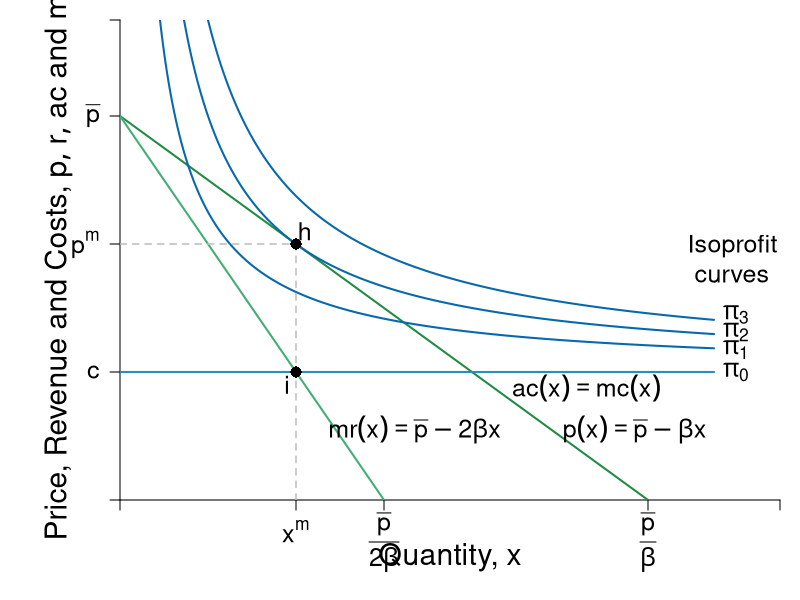

The R script that drew this image:
#Graph Designer: Simon Halliday + Scott Cohn
#Authors: Bowles and Halliday
#Title: Coordination, Conflict and Competition: A Text in Microeconomics

require(shape)
pdf(file = "firmmarketsupply/isoprofit_monopoly_A.pdf", width = 9, height = 7)

#Set parameters for graphics
axislabelsize <- 1.8
labelsize <- 1.5
namesize <- 1.8
annotatesize <- 1.5
graphlinewidth <- 2
segmentlinewidth <- 1.5

COL <- c("#7fc97f", "#beaed4", "#fdc086", "#ffff99", "#386cb0", "#f0027f", "#bf5b17", "#666666")
COLA <- c("#e0f3db", "#99d8c9","#66c2a4","#41ae76", "#238b45", "#005824")
COLB <- c("#c6dbef", "#4eb3d3", "#2b8cbe", "#0868ac","#084081")

#Edited the margins to cater for the larger LHS labels
par(mar =  c(5, 6, 1, 1))

AvgRevenue <- function(x, rmax = 12, xmax = 12){
  rmax - (rmax/xmax)*x
}

MRevenue <- function(x, rmax = 12, xmax = 12){
  rmax - 2*(rmax/xmax)*x
}

AvgCost <- function(x, c0 = 2, c1 = 4){
  c0/x + c1
}

# From CORE
IsoProf <- function(x, k = 0, c0 = 2, c1 = 4){
  AvgCost(x) + k/x
}

xlims <- c(0, 15)
ylims <- c(0, 15)

npts <- 501 
x <- seq(xlims[1], xlims[2], length.out = npts)
y <- seq(ylims[1], ylims[2], length.out = npts) 
a <- c(13, 16.75, 19.25)

plot(0, 0, xlim = xlims, ylim = ylims, type = "n",
     xlab = expression(paste("")),
     ylab = expression(paste("")), 
     xaxt = "n", 
     yaxt = "n", 
     cex.lab = axislabelsize, 
     bty = "n",
     xaxs = "i", 
     yaxs = "i")


ticksy <- c(0, 4, AvgRevenue(x = 4), 12, ylims[2])
ylabels <- c(NA, expression(paste(c)), expression(paste(p^{m})), expression(paste(bar(p))), NA)
ticksx <- c(0, 4, 6, 12, xlims[2])
xlabels <- c(NA, expression(paste(x^{m})), expression(paste(frac(bar(p),2*beta))), expression(paste(frac(bar(p),beta))), NA)

axis(1, at = ticksx, pos = 0, labels = FALSE)
text(x = c(0, 4, 6, 12, xlims[2]), par("usr")[3] - 0.4, labels = xlabels, srt = 0, pos = 1, xpd = TRUE, cex = labelsize)
axis(2, at = ticksy, pos = 0, labels = ylabels, las = 1, cex.axis = labelsize)

npts <- 500 
xx1 <- seq(xlims[1], xlims[2], length.out = npts)
xx2 <- seq(xlims[1], xlims[2] - 1.5, length.out = npts)
xx3 <- seq(2, 6, length.out = npts)

lines(xx1, AvgRevenue(xx1, rmax = 12, xmax = 12), col = COLA[5], lwd = graphlinewidth)
lines(xx1, MRevenue(xx1, rmax = 12, xmax = 12), col = COLA[4], lwd = graphlinewidth)
lines(xx2, IsoProf(xx2, k = 14), col = COLB[4], lwd = graphlinewidth)

# Iso Prof --- Too high/too low
lines(xx2, IsoProf(xx2, k = 8), col = COLB[4], lwd = graphlinewidth)
lines(xx2, IsoProf(xx2, k = 20), col = COLB[4], lwd = graphlinewidth)

#Label the axes
text(0.5*(xlims[2]), -1.8, expression(paste("Quantity, ", x)), xpd = TRUE, cex = axislabelsize) 
#text(0.5*(xlims[2]), -1.8, expression(paste("Quantity of output, ", x)), xpd = TRUE, cex = axislabelsize) 
text(-1.4, 0.5*ylims[2], expression(paste("Price, Revenue and Costs, ", list(p, r, ac), " and ", mc)), xpd = TRUE, cex = axislabelsize, srt = 90) 

#Label curves
text(xlims[2] - 1, 7, expression(paste("Isoprofit \n curves")), cex = labelsize)
text(10.6, 3.5, expression(paste(ac(x) == mc(x))), cex = labelsize)
text(11.7, 2.2, expression(paste(p(x) == bar(p) - beta*x)), cex = labelsize)
text(6.7, 2.2, expression(paste(mr(x) == bar(p) - 2*beta*x)), cex = labelsize)

text(xlims[2] - 1, 5.8, expression(paste(pi[3])), cex = labelsize)
text(xlims[2] - 1, 5.25, expression(paste(pi[2])), cex = labelsize)
text(xlims[2] - 1, 4.7, expression(paste(pi[1])), cex = labelsize)
text(xlims[2] - 1, 4, expression(paste(pi[0])), cex = labelsize)

#Draw segments for total costs
segments(0, AvgRevenue(x = 4), 4, AvgRevenue(x = 4), lty = 2, col = "gray" , lwd = segmentlinewidth)
segments(4, 0, 4, AvgRevenue(x = 4), lty = 2, col = "gray" , lwd = segmentlinewidth)

segments(0, 4, xlims[2] - 1.5, 4, lty = 1, col = COLB[3] , lwd = graphlinewidth)

#Label Points for comparison
points(4, MRevenue(x = 4), pch = 16, col = "black", cex = 1.5)
text(3.8, MRevenue(x = 4) - 0.4, expression(i), cex = labelsize)


points(4, AvgRevenue(x = 4), pch = 16, col = "black", cex = 1.5)
text(4.2, AvgRevenue(x = 4) + 0.4, expression(h), cex = labelsize)




dev.off()
